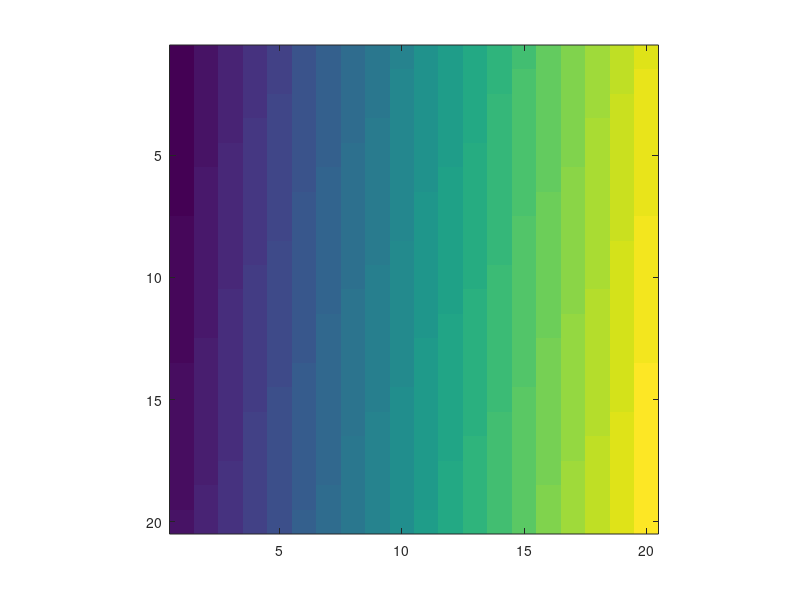

The MATLAB script that drew this image: (Note: this script raises an error after producing the figure.)
function [myline,mycoords,outmat,X,Y] = bresenham(mymat,mycoordinates,dispFlag)

% BRESENHAM: Generate a line profile of a 2d image 
%            using Bresenham's algorithm
% [myline,mycoords] = bresenham(mymat,mycoordinates,dispFlag)
%
% - For a demo purpose, try >> bresenham();
%
% - mymat is an input image matrix.
%
%
% [x1 x2 ; y1 y2] 
%
% - mycoordinates is coordinate of the form: [x1, y1; x2, y2]
%   which can be obtained from ginput function
%
% - dispFlag will show the image with a line if it is 1
%
% - myline is the output line
%
% - mycoords is the same as mycoordinates if provided. 
%            if not it will be the output from ginput() 
% Author: N. Chattrapiban
%
% Ref: nprotech: Chackrit Sangkaew; Citec
% Ref: http://en.wikipedia.org/wiki/Bresenham's_line_algorithm
% 
% See also: tut_line_algorithm

if nargin < 1, % for demo purpose
    pxl = 20;
    mymat = 1:pxl^2;
    mymat = reshape(mymat,pxl,pxl);
    disp('This is a demo.')
end

if nargin < 2, % if no coordinate provided
    imagesc(mymat); axis image;
    disp('Click two points on the image.')
    %[mycoordinates(1:2),mycoordinates(3:4)] = ginput(2);
    mycoordinates = ginput(2)
end

if nargin < 3, dispFlag = 1; end

outmat = mymat;
mycoords = mycoordinates;

if numel(mycoords==2) %added by tim to allow for 1 dimensional coordinates as input
[x0,x1] = ind2sub(size(mymat),round(mycoords(1)));
x=[x0;x1];
[y0,y1]= ind2sub(size(mymat),round(mycoords(2)));
y=[y0;y1];
else
x = round(mycoords(:,1));
y = round(mycoords(:,2));
end

steep = (abs(y(2)-y(1)) > abs(x(2)-x(1)));

if steep, [x,y] = swap(x,y); end

if x(1)>x(2), 
    [x(1),x(2)] = swap(x(1),x(2));
    [y(1),y(2)] = swap(y(1),y(2));
end

delx = x(2)-x(1);
dely = abs(y(2)-y(1));
error = 0;
x_n = x(1);
y_n = y(1);
if y(1) < y(2), ystep = 1; else ystep = -1; end 
for n = 1:delx+1
    if steep,
        myline(n) = mymat(x_n,y_n);
        outmat(x_n,y_n) = 0;
        X(n) = x_n;
        Y(n) = y_n;
    else
        myline(n) = mymat(y_n,x_n);
        outmat(y_n,x_n) = 0;
        X(n) = y_n;
        Y(n) = x_n;
    end    
    x_n = x_n + 1;
    error = error + dely;
    if bitshift(error,1) >= delx, % same as -> if 2*error >= delx, 
        y_n = y_n + ystep;
        error = error - delx;
    end    
end

% -> a(y,x)
if dispFlag, imagesc(outmat); end
%plot(1:delx,myline)

function [q,r] = swap(s,t)
% function SWAP
q = t; r = s;
